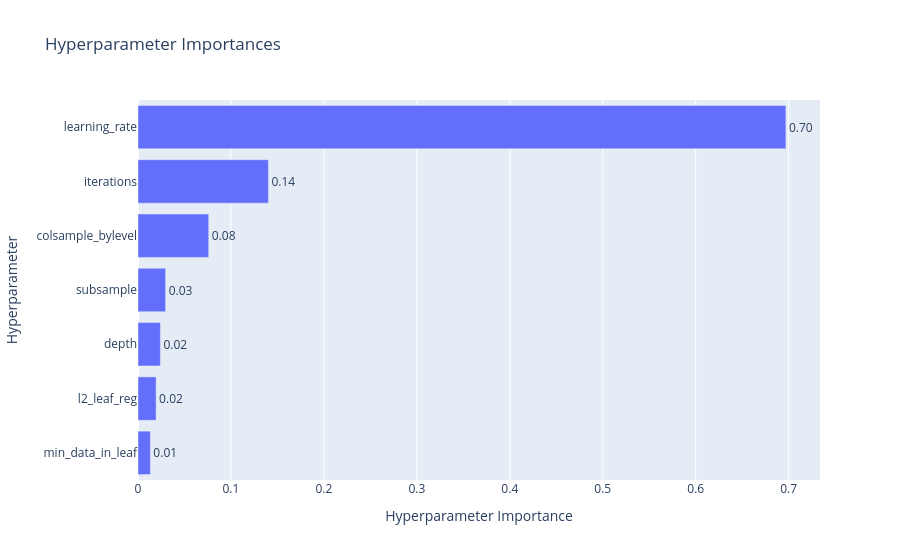

The code cell stored with this chart in its notebook:
### Code cell
# 2. Importancia de hiperparámetros
fig = vis.plot_param_importances(study)
# fig.write_image('optuna_param_importances.png')
fig.show()
print("✓ Importancia de parámetros guardada en 'optuna_param_importances.png'")

### Figure 1 — Plotly figure (JSON) as saved in the notebook; plotly's stock layout.template omitted (floating-point values rounded to 4 significant figures)
{"data": [{"cliponaxis": false, "hovertemplate": ["min_data_in_leaf (IntDistribution): 0.013294993708584257<extra></extra>", "l2_leaf_reg (IntDistribution): 0.019488255771742354<extra></extra>", "depth (IntDistribution): 0.024078993897443415<extra></extra>", "subsample (FloatDistribution): 0.02973527938727948<extra></extra>", "colsample_bylevel (FloatDistribution): 0.07607449541833015<extra></extra>", "iterations (IntDistribution): 0.14031217303516613<extra></extra>", "learning_rate (FloatDistribution): 0.6970158087814542<extra></extra>"], "name": "Objective Value", "orientation": "h", "text": ["0.01", "0.02", "0.02", "0.03", "0.08", "0.14", "0.70"], "textposition": "outside", "type": "bar", "x": [0.01329, 0.01949, 0.02408, 0.02974, 0.07607, 0.1403, 0.697], "y": ["min_data_in_leaf", "l2_leaf_reg", "depth", "subsample", "colsample_bylevel", "iterations", "learning_rate"]}], "layout": {"title": {"text": "Hyperparameter Importances"}, "xaxis": {"title": {"text": "Hyperparameter Importance"}}, "yaxis": {"title": {"text": "Hyperparameter"}}}}
